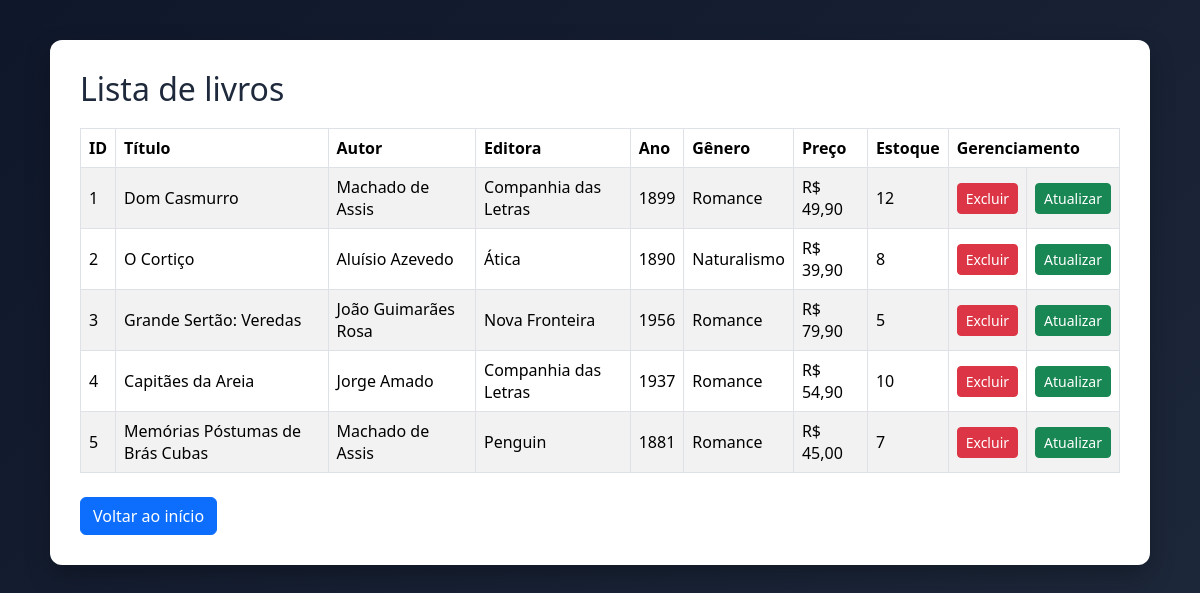
Page /view/lista_livros.php on the committed database.
### tables this page shows
CREATE TABLE IF NOT EXISTS livros (
    id            INT AUTO_INCREMENT PRIMARY KEY,
    titulo        VARCHAR(150)   NOT NULL,
    autor         VARCHAR(100)   NOT NULL,
    editora       VARCHAR(100)   NOT NULL,
    ano_publicacao INT           NOT NULL,
    genero        VARCHAR(50)    NOT NULL,
    preco         DECIMAL(10,2)  NOT NULL DEFAULT 0.00,
    estoque       INT            NOT NULL DEFAULT 0,
    data_cadastro DATE           NOT NULL DEFAULT (CURRENT_DATE),
    created_at    TIMESTAMP      DEFAULT CURRENT_TIMESTAMP,
    updated_at    TIMESTAMP      DEFAULT CURRENT_TIMESTAMP ON UPDATE CURRENT_TIMESTAMP
);

### control/LivrosControl.php (called while the page is built, shortened)
<?php
require_once(__DIR__ . '/../framework/fwkPersist.php');
class LivrosControl {
    private fwkPersist $fwk;
    private $acao;
    public function __construct() {
        $pdo = new PDO("mysql:host=localhost;dbname=biblioteca;charset=utf8mb4", "root", "");
        $this->fwk = new fwkPersist($pdo);
        $this->acao = $_REQUEST["acao"] ?? null;
    }
    public function executaAcao() {
        switch($this->acao) {
            case 2:
                return $this->fwk->listAll(Livro::class);
        }
    }
}

### framework/fwkPersist.php (called while the page is built, shortened)
<?php
class fwkPersist {
    function listAll(string $classe): array
    {
        $tabela = $this -> getNomeTabela($classe);
        $sql    = "SELECT * FROM {$tabela}";
        $stmt   = $this -> pdo -> query($sql);
        return $stmt -> fetchAll(PDO::FETCH_CLASS, $classe);
    }
    function getNomeTabela(object|string $objectOuString ): string
    {
        $espelho        = new ReflectionClass($objectOuString);
        $etiquetas      = $espelho -> getAttributes(Tabela::class);
        $etiquetaTabela = $etiquetas[0] -> newInstance();
        return $etiquetaTabela -> nome;
    }
}

### view/lista_livros.php (the view, shortened to what this page needs)
<?php
  require_once (__DIR__.'/../control/livrosControl.php');
  $control = new LivrosControl();
  $dados = $control->executaAcao();
?>
<html>
    <head>
        <link href="https://cdn.jsdelivr.net/npm/bootstrap@5.3.8/dist/css/bootstrap.min.css" rel="stylesheet">
    </head>
    <body>
    <div class="card-lista">
        <h2>Lista de livros</h2>
        <table class="table table-bordered table-striped align-middle">
            <thead>
                <tr>
                    <th>ID</th>
                    <th>Título</th>
                    <th>Autor</th>
                    <th>Editora</th>
                    <th>Ano</th>
                    <th>Gênero</th>
                    <th>Preço</th>
                    <th>Estoque</th>
                    <th colspan='2'>Gerenciamento</th>
                </tr>
            </thead>
            <tbody>
            <?php foreach ($dados as $dado): ?>
                <tr>
                    <td><?php echo $dado->id; ?></td>
                    <td><?php echo $dado->titulo; ?></td>
                    <td><?php echo $dado->autor; ?></td>
                    <td><?php echo $dado->editora; ?></td>
                    <td><?php echo $dado->ano_publicacao; ?></td>
                    <td><?php echo $dado->genero; ?></td>
                    <td>R$ <?php echo number_format((float)$dado->preco, 2, ',', '.'); ?></td>
                    <td><?php echo $dado->estoque; ?></td>
                    <td><a class='btn btn-danger btn-sm' href='../control/livrosControl.php?acao=3&id=<?php echo $dado->id; ?>' onclick="return confirm('Excluir?')">Excluir</a></td>
                    <td><a class='btn btn-success btn-sm' href='../control/livrosControl.php?acao=4&id=<?php echo $dado->id; ?>'>Atualizar</a></td>
                </tr>
            <?php endforeach; ?>
            </tbody>
        </table>
        <a class='btn btn-primary mt-2' href='index.php'>Voltar ao início</a>
    </div>
    </body>
</html>

### view/lista_livros.php (style rules this page uses)
body { font-family: "Segoe UI", Arial, sans-serif; background: linear-gradient(135deg, #0f172a, #1e293b); min-height: 100vh; padding: 40px 20px; }
.card-lista { background: #ffffff; border-radius: 12px; box-shadow: 0 10px 25px rgba(0,0,0,0.25); padding: 30px; max-width: 1100px; margin: 0 auto; }
.card-lista h2 { color: #1e293b; margin-bottom: 20px; }
.table thead { background-color: #1e293b; color: #ffffff; }

### rows in the picture
livros: id "1", titulo "Dom Casmurro", autor "Machado de Assis", editora "Companhia das Letras", ano_publicacao "1899", genero "Romance", preco "49,90", estoque "12"
livros: id "2", titulo "O Cortiço", autor "Aluísio Azevedo", editora "Ática", ano_publicacao "1890", genero "Naturalismo", preco "39,90", estoque "8"
livros: id "3", titulo "Grande Sertão: Veredas", autor "João Guimarães Rosa", editora "Nova Fronteira", ano_publicacao "1956", genero "Romance", preco "79,90", estoque "5"
livros: id "4", titulo "Capitães da Areia", autor "Jorge Amado", editora "Companhia das Letras", ano_publicacao "1937", genero "Romance", preco "54,90", estoque "10"
livros: id "5", titulo "Memórias Póstumas de Brás Cubas", autor "Machado de Assis", editora "Penguin", ano_publicacao "1881", genero "Romance", preco "45,00", estoque "7"
